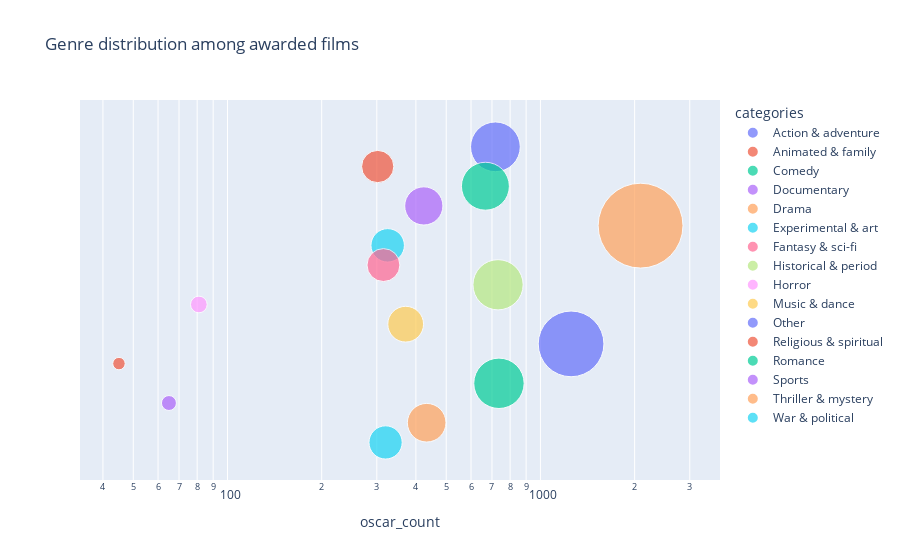

The code cell stored with this chart in its notebook:
### Markdown cell above
Now let's take a look at the genre repartition for the movies

### Code cell
# Drop rows with NaN in the 'categories' column
genres_analyzed = film_full.dropna(subset=['categories'])

# Clean the 'categories' column
genres_analyzed['categories'] = (
    genres_analyzed['categories']
    .str.strip('[]')  # Remove square brackets
    .str.replace("'", '')  # Remove single quotes
    .str.replace('"', '')  # Remove double quotes
    .str.strip()  # Remove leading and trailing spaces
)

genres_analyzed['categories'] = genres_analyzed['categories'].apply(
    lambda s: [x.strip() for x in s.split(',')] if isinstance(s, str) else []
)


genres_analyzed['categories'] = genres_analyzed['categories'].apply(
    lambda s: list(set(filter(None, s)))  # Remove empty strings 
)


genres_analyzed['categories'] = genres_analyzed['categories'].apply(
    lambda s: [x.lower().capitalize() for x in s]  
)

#Explode the list of all genres  for each film in order to count the number of time one genre appear 
genres_analyzed = genres_analyzed.explode('categories')

genres_oscars_agg = genres_analyzed.groupby('categories').agg(oscar_count=('nbOscarReceived', 'sum')).reset_index()


fig = px.scatter(genres_oscars_agg, 
                 x="oscar_count", 
                 y='categories',
                 size="oscar_count", 
                 color="categories", 
                 hover_name="categories", 
                 log_x= True,
                 size_max=60,
                 title='Genre distribution among awarded films')
 
fig.update_layout(yaxis_visible=False, yaxis_showticklabels=False)
fig.show()

### Figure 1 — Plotly figure (JSON) as saved in the notebook; plotly's stock layout.template omitted (floating-point values rounded to 4 significant figures)
{"data": [{"hovertemplate": "<b>%{hovertext}</b><br><br>categories=%{y}<br>oscar_count=%{marker.size}<extra></extra>", "hovertext": ["Action & adventure"], "legendgroup": "Action & adventure", "marker": {"color": "#636efa", "size": [718], "sizemode": "area", "sizeref": 0.5803, "symbol": "circle"}, "mode": "markers", "name": "Action & adventure", "orientation": "h", "showlegend": true, "type": "scatter", "x": [718], "xaxis": "x", "y": ["Action & adventure"], "yaxis": "y"}, {"hovertemplate": "<b>%{hovertext}</b><br><br>categories=%{y}<br>oscar_count=%{marker.size}<extra></extra>", "hovertext": ["Animated & family"], "legendgroup": "Animated & family", "marker": {"color": "#EF553B", "size": [302], "sizemode": "area", "sizeref": 0.5803, "symbol": "circle"}, "mode": "markers", "name": "Animated & family", "orientation": "h", "showlegend": true, "type": "scatter", "x": [302], "xaxis": "x", "y": ["Animated & family"], "yaxis": "y"}, {"hovertemplate": "<b>%{hovertext}</b><br><br>categories=%{y}<br>oscar_count=%{marker.size}<extra></extra>", "hovertext": ["Comedy"], "legendgroup": "Comedy", "marker": {"color": "#00cc96", "size": [667], "sizemode": "area", "sizeref": 0.5803, "symbol": "circle"}, "mode": "markers", "name": "Comedy", "orientation": "h", "showlegend": true, "type": "scatter", "x": [667], "xaxis": "x", "y": ["Comedy"], "yaxis": "y"}, {"hovertemplate": "<b>%{hovertext}</b><br><br>categories=%{y}<br>oscar_count=%{marker.size}<extra></extra>", "hovertext": ["Documentary"], "legendgroup": "Documentary", "marker": {"color": "#ab63fa", "size": [424], "sizemode": "area", "sizeref": 0.5803, "symbol": "circle"}, "mode": "markers", "name": "Documentary", "orientation": "h", "showlegend": true, "type": "scatter", "x": [424], "xaxis": "x", "y": ["Documentary"], "yaxis": "y"}, {"hovertemplate": "<b>%{hovertext}</b><br><br>categories=%{y}<br>oscar_count=%{marker.size}<extra></extra>", "hovertext": ["Drama"], "legendgroup": "Drama", "marker": {"color": "#FFA15A", "size": [2089], "sizemode": "area", "sizeref": 0.5803, "symbol": "circle"}, "mode": "markers", "name": "Drama", "orientation": "h", "showlegend": true, "type": "scatter", "x": [2089], "xaxis": "x", "y": ["Drama"], "yaxis": "y"}, {"hovertemplate": "<b>%{hovertext}</b><br><br>categories=%{y}<br>oscar_count=%{marker.size}<extra></extra>", "hovertext": ["Experimental & art"], "legendgroup": "Experimental & art", "marker": {"color": "#19d3f3", "size": [325], "sizemode": "area", "sizeref": 0.5803, "symbol": "circle"}, "mode": "markers", "name": "Experimental & art", "orientation": "h", "showlegend": true, "type": "scatter", "x": [325], "xaxis": "x", "y": ["Experimental & art"], "yaxis": "y"}, {"hovertemplate": "<b>%{hovertext}</b><br><br>categories=%{y}<br>oscar_count=%{marker.size}<extra></extra>", "hovertext": ["Fantasy & sci-fi"], "legendgroup": "Fantasy & sci-fi", "marker": {"color": "#FF6692", "size": [315], "sizemode": "area", "sizeref": 0.5803, "symbol": "circle"}, "mode": "markers", "name": "Fantasy & sci-fi", "orientation": "h", "showlegend": true, "type": "scatter", "x": [315], "xaxis": "x", "y": ["Fantasy & sci-fi"], "yaxis": "y"}, {"hovertemplate": "<b>%{hovertext}</b><br><br>categories=%{y}<br>oscar_count=%{marker.size}<extra></extra>", "hovertext": ["Historical & period"], "legendgroup": "Historical & period", "marker": {"color": "#B6E880", "size": [732], "sizemode": "area", "sizeref": 0.5803, "symbol": "circle"}, "mode": "markers", "name": "Historical & period", "orientation": "h", "showlegend": true, "type": "scatter", "x": [732], "xaxis": "x", "y": ["Historical & period"], "yaxis": "y"}, {"hovertemplate": "<b>%{hovertext}</b><br><br>categories=%{y}<br>oscar_count=%{marker.size}<extra></extra>", "hovertext": ["Horror"], "legendgroup": "Horror", "marker": {"color": "#FF97FF", "size": [81], "sizemode": "area", "sizeref": 0.5803, "symbol": "circle"}, "mode": "markers", "name": "Horror", "orientation": "h", "showlegend": true, "type": "scatter", "x": [81], "xaxis": "x", "y": ["Horror"], "yaxis": "y"}, {"hovertemplate": "<b>%{hovertext}</b><br><br>categories=%{y}<br>oscar_count=%{marker.size}<extra></extra>", "hovertext": ["Music & dance"], "legendgroup": "Music & dance", "marker": {"color": "#FECB52", "size": [371], "sizemode": "area", "sizeref": 0.5803, "symbol": "circle"}, "mode": "markers", "name": "Music & dance", "orientation": "h", "showlegend": true, "type": "scatter", "x": [371], "xaxis": "x", "y": ["Music & dance"], "yaxis": "y"}, {"hovertemplate": "<b>%{hovertext}</b><br><br>categories=%{y}<br>oscar_count=%{marker.size}<extra></extra>", "hovertext": ["Other"], "legendgroup": "Other", "marker": {"color": "#636efa", "size": [1253], "sizemode": "area", "sizeref": 0.5803, "symbol": "circle"}, "mode": "markers", "name": "Other", "orientation": "h", "showlegend": true, "type": "scatter", "x": [1253], "xaxis": "x", "y": ["Other"], "yaxis": "y"}, {"hovertemplate": "<b>%{hovertext}</b><br><br>categories=%{y}<br>oscar_count=%{marker.size}<extra></extra>", "hovertext": ["Religious & spiritual"], "legendgroup": "Religious & spiritual", "marker": {"color": "#EF553B", "size": [45], "sizemode": "area", "sizeref": 0.5803, "symbol": "circle"}, "mode": "markers", "name": "Religious & spiritual", "orientation": "h", "showlegend": true, "type": "scatter", "x": [45], "xaxis": "x", "y": ["Religious & spiritual"], "yaxis": "y"}, {"hovertemplate": "<b>%{hovertext}</b><br><br>categories=%{y}<br>oscar_count=%{marker.size}<extra></extra>", "hovertext": ["Romance"], "legendgroup": "Romance", "marker": {"color": "#00cc96", "size": [737], "sizemode": "area", "sizeref": 0.5803, "symbol": "circle"}, "mode": "markers", "name": "Romance", "orientation": "h", "showlegend": true, "type": "scatter", "x": [737], "xaxis": "x", "y": ["Romance"], "yaxis": "y"}, {"hovertemplate": "<b>%{hovertext}</b><br><br>categories=%{y}<br>oscar_count=%{marker.size}<extra></extra>", "hovertext": ["Sports"], "legendgroup": "Sports", "marker": {"color": "#ab63fa", "size": [65], "sizemode": "area", "sizeref": 0.5803, "symbol": "circle"}, "mode": "markers", "name": "Sports", "orientation": "h", "showlegend": true, "type": "scatter", "x": [65], "xaxis": "x", "y": ["Sports"], "yaxis": "y"}, {"hovertemplate": "<b>%{hovertext}</b><br><br>categories=%{y}<br>oscar_count=%{marker.size}<extra></extra>", "hovertext": ["Thriller & mystery"], "legendgroup": "Thriller & mystery", "marker": {"color": "#FFA15A", "size": [433], "sizemode": "area", "sizeref": 0.5803, "symbol": "circle"}, "mode": "markers", "name": "Thriller & mystery", "orientation": "h", "showlegend": true, "type": "scatter", "x": [433], "xaxis": "x", "y": ["Thriller & mystery"], "yaxis": "y"}, {"hovertemplate": "<b>%{hovertext}</b><br><br>categories=%{y}<br>oscar_count=%{marker.size}<extra></extra>", "hovertext": ["War & political"], "legendgroup": "War & political", "marker": {"color": "#19d3f3", "size": [320], "sizemode": "area", "sizeref": 0.5803, "symbol": "circle"}, "mode": "markers", "name": "War & political", "orientation": "h", "showlegend": true, "type": "scatter", "x": [320], "xaxis": "x", "y": ["War & political"], "yaxis": "y"}], "layout": {"legend": {"itemsizing": "constant", "title": {"text": "categories"}, "tracegroupgap": 0}, "title": {"text": "Genre distribution among awarded films"}, "xaxis": {"anchor": "y", "domain": [0, 1], "title": {"text": "oscar_count"}, "type": "log"}, "yaxis": {"anchor": "x", "categoryarray": ["War & political", "Thriller & mystery", "Sports", "Romance", "Religious & spiritual", "Other", "Music & dance", "Horror", "Historical & period", "Fantasy & sci-fi", "Experimental & art", "Drama", "Documentary", "Comedy", "Animated & family", "Action & adventure"], "categoryorder": "array", "domain": [0, 1], "showticklabels": false, "title": {"text": "categories"}, "visible": false}}}
